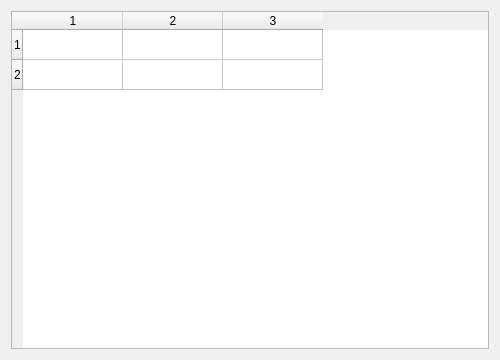
<?xml version="1.0" encoding="UTF-8"?>
<ui version="4.0"><class>Dialog</class><widget class="QDialog" name="Dialog"><property name="geometry"><rect><x>0</x><y>0</y><width>500</width><height>360</height></rect></property><property name="windowTitle"><string>Table 2x3</string></property><layout class="QVBoxLayout" name="verticalLayout"><property name="leftMargin"><number>11</number></property><property name="topMargin"><number>11</number></property><property name="rightMargin"><number>11</number></property><property name="bottomMargin"><number>11</number></property><property name="spacing"><number>6</number></property><item><widget class="QTableWidget" name="table"><property name="rowCount"><number>2</number></property><property name="columnCount"><number>3</number></property></widget></item></layout></widget></ui>
